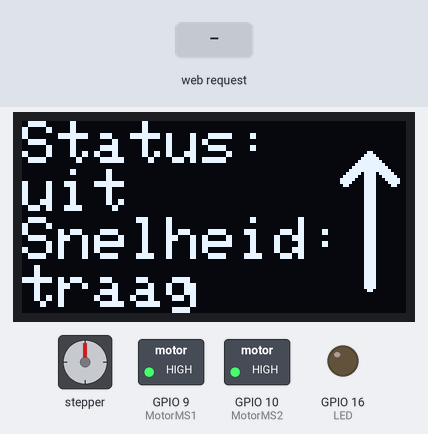
The sketch below on a simulated ESP8266 (NodeMCU). Parts: stepper motor, 128×64 one-colour display, switched loads named in the sketch (green lamp = pin HIGH), output pins drawn as LEDs (lit = HIGH). Wiring (inferred from the names in the program): stepper motor driver (200 steps per turn assumed): step GPIO 12; direction GPIO 14; enable GPIO 0. The test bench sets the inputs (shaded band). Pins used as bus, display or sensor lines are not drawn.

Above: at 1.2 s.
1.3 s: HTTP request GET /SpeedSnel received
At 1.7 s:
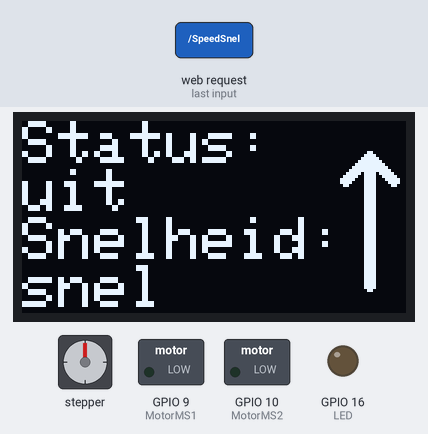
2.8 s: HTTP request GET /RichtingOmlaag received
At 3.2 s:
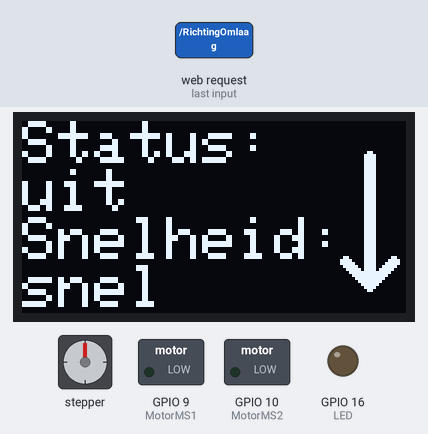
4.3 s: HTTP request GET /SpeedTraag received
At 5.5 s:
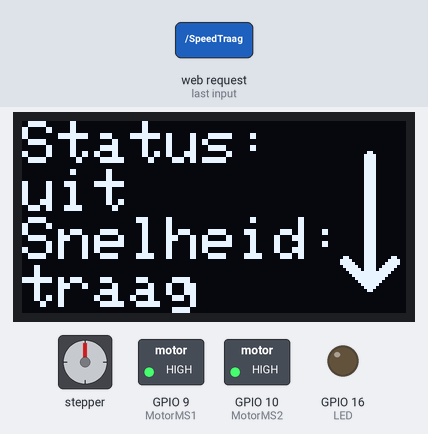
5.8 s: HTTP request GET /RichtingOmhoog received
At 6.7 s:
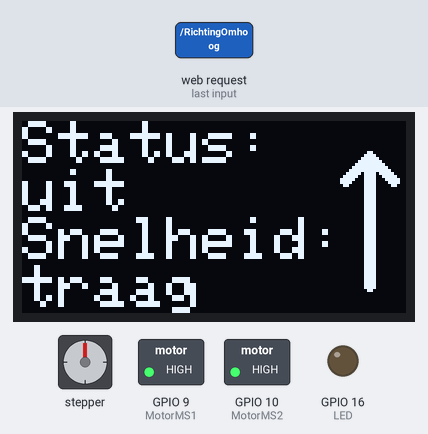
7.3 s: HTTP request GET /LedUit received
At 7.8 s:
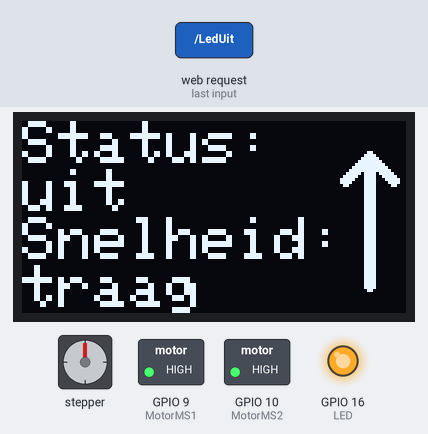
8.8 s: HTTP request GET /LedAan received
At 10.1 s:
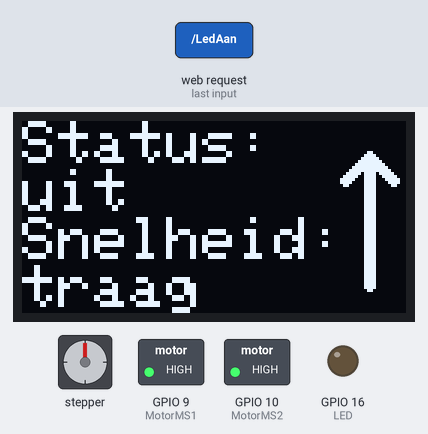
Timing chart, 0 to 11.3 s (numbered marks = the images above; inputs shaded):
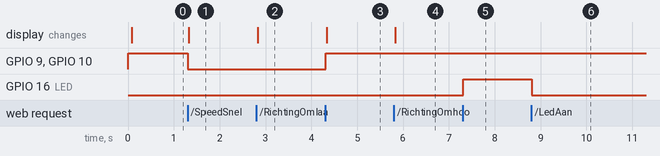

The sketch:

StarTracker-Final.ino
```cpp
// Hier worden alle nodige libraries toegevoegd.
#include <ESP8266WiFi.h>
#include <Adafruit_GFX.h>
#include <Adafruit_SSD1306.h>
#include <SPI.h>
#include <Wire.h>
#include <Fonts/FreeSans9pt7b.h>
#include <Fonts/FreeSans18pt7b.h>
#include <Fonts/FreeSans12pt7b.h>


/////LOCAL ACCESS POINT INSTELLINGEN/////
// De ESP8266 zal een WiFi netwerk / hotspot aanmaken waar andere apparaten mee kunnen verbinden. De variabele AP_NameChar is de naam van het netwerk / hotspot en WiFiPassword is het wachtwoord van het netwerk.
const char AP_NameChar[] = "StarTracker" ;
const char WiFiPassword[] = "StarTracker";
WiFiServer server(80);
/////LOCAL ACCESS POINT INSTELLINGEN/////


/////ARROW BITMAP/////
// Deze bitmap is een afbeelding die de Arduino kan lezen en omzetten in een foto op een LCD / OLED scherm. De eerste bitmap is de afbeelding van een pijl naar boven en de tweede een pijl naar beneden.
const unsigned char PROGMEM ArrowUp [] = {0x00, 0x00, 0x01, 0x80, 0x00, 0x00, 0x00, 0x00, 0x03, 0xC0, 0x00, 0x00, 0x00, 0x00, 0x07, 0xE0, 0x00, 0x00, 0x00, 0x00, 0x0F, 0xF0, 0x00, 0x00, 0x00, 0x00, 0x1F, 0xF8, 0x00, 0x00, 0x00, 0x00, 0x3F, 0xFC, 0x00, 0x00, 0x00, 0x00, 0x7F, 0xFE, 0x00, 0x00, 0x00, 0x00, 0xFB, 0xDF, 0x00, 0x00, 0x00, 0x01, 0xF3, 0xCF, 0x80, 0x00, 0x00, 0x03, 0xE3, 0xC7, 0xC0, 0x00, 0x00, 0x03, 0xC3, 0xC3, 0xC0, 0x00, 0x00, 0x01, 0x83, 0xC1, 0x80, 0x00, 0x00, 0x00, 0x03, 0xC0, 0x00, 0x00, 0x00, 0x00, 0x03, 0xC0, 0x00, 0x00, 0x00, 0x00, 0x03, 0xC0, 0x00, 0x00, 0x00, 0x00, 0x03, 0xC0, 0x00, 0x00, 0x00, 0x00, 0x03, 0xC0, 0x00, 0x00, 0x00, 0x00, 0x03, 0xC0, 0x00, 0x00, 0x00, 0x00, 0x03, 0xC0, 0x00, 0x00, 0x00, 0x00, 0x03, 0xC0, 0x00, 0x00, 0x00, 0x00, 0x03, 0xC0, 0x00, 0x00, 0x00, 0x00, 0x03, 0xC0, 0x00, 0x00, 0x00, 0x00, 0x03, 0xC0, 0x00, 0x00, 0x00, 0x00, 0x03, 0xC0, 0x00, 0x00, 0x00, 0x00, 0x03, 0xC0, 0x00, 0x00, 0x00, 0x00, 0x03, 0xC0, 0x00, 0x00, 0x00, 0x00, 0x03, 0xC0, 0x00, 0x00, 0x00, 0x00, 0x03, 0xC0, 0x00, 0x00, 0x00, 0x00, 0x03, 0xC0, 0x00, 0x00, 0x00, 0x00, 0x03, 0xC0, 0x00, 0x00, 0x00, 0x00, 0x03, 0xC0, 0x00, 0x00, 0x00, 0x00, 0x03, 0xC0, 0x00, 0x00, 0x00, 0x00, 0x03, 0xC0, 0x00, 0x00, 0x00, 0x00, 0x03, 0xC0, 0x00, 0x00, 0x00, 0x00, 0x03, 0xC0, 0x00, 0x00, 0x00, 0x00, 0x03, 0xC0, 0x00, 0x00, 0x00, 0x00, 0x03, 0xC0, 0x00, 0x00, 0x00, 0x00, 0x03, 0xC0, 0x00, 0x00, 0x00, 0x00, 0x03, 0xC0, 0x00, 0x00, 0x00, 0x00, 0x03, 0xC0, 0x00, 0x00, 0x00, 0x00, 0x03, 0xC0, 0x00, 0x00, 0x00, 0x00, 0x03, 0xC0, 0x00, 0x00, 0x00, 0x00, 0x03, 0xC0, 0x00, 0x00, 0x00, 0x00, 0x03, 0xC0, 0x00, 0x00, 0x00, 0x00, 0x03, 0xC0, 0x00, 0x00, 0x00, 0x00, 0x03, 0xC0, 0x00, 0x00, 0x00, 0x00, 0x01, 0x80, 0x00, 0x00};
const unsigned char PROGMEM ArrowDown [] = {0x00, 0x00, 0x01, 0x80, 0x00, 0x00, 0x00, 0x00, 0x03, 0xC0, 0x00, 0x00, 0x00, 0x00, 0x03, 0xC0, 0x00, 0x00, 0x00, 0x00, 0x03, 0xC0, 0x00, 0x00, 0x00, 0x00, 0x03, 0xC0, 0x00, 0x00, 0x00, 0x00, 0x03, 0xC0, 0x00, 0x00, 0x00, 0x00, 0x03, 0xC0, 0x00, 0x00, 0x00, 0x00, 0x03, 0xC0, 0x00, 0x00, 0x00, 0x00, 0x03, 0xC0, 0x00, 0x00, 0x00, 0x00, 0x03, 0xC0, 0x00, 0x00, 0x00, 0x00, 0x03, 0xC0, 0x00, 0x00, 0x00, 0x00, 0x03, 0xC0, 0x00, 0x00, 0x00, 0x00, 0x03, 0xC0, 0x00, 0x00, 0x00, 0x00, 0x03, 0xC0, 0x00, 0x00, 0x00, 0x00, 0x03, 0xC0, 0x00, 0x00, 0x00, 0x00, 0x03, 0xC0, 0x00, 0x00, 0x00, 0x00, 0x03, 0xC0, 0x00, 0x00, 0x00, 0x00, 0x03, 0xC0, 0x00, 0x00, 0x00, 0x00, 0x03, 0xC0, 0x00, 0x00, 0x00, 0x00, 0x03, 0xC0, 0x00, 0x00, 0x00, 0x00, 0x03, 0xC0, 0x00, 0x00, 0x00, 0x00, 0x03, 0xC0, 0x00, 0x00, 0x00, 0x00, 0x03, 0xC0, 0x00, 0x00, 0x00, 0x00, 0x03, 0xC0, 0x00, 0x00, 0x00, 0x00, 0x03, 0xC0, 0x00, 0x00, 0x00, 0x00, 0x03, 0xC0, 0x00, 0x00, 0x00, 0x00, 0x03, 0xC0, 0x00, 0x00, 0x00, 0x00, 0x03, 0xC0, 0x00, 0x00, 0x00, 0x00, 0x03, 0xC0, 0x00, 0x00, 0x00, 0x00, 0x03, 0xC0, 0x00, 0x00, 0x00, 0x00, 0x03, 0xC0, 0x00, 0x00, 0x00, 0x00, 0x03, 0xC0, 0x00, 0x00, 0x00, 0x00, 0x03, 0xC0, 0x00, 0x00, 0x00, 0x00, 0x03, 0xC0, 0x00, 0x00, 0x00, 0x00, 0x03, 0xC0, 0x00, 0x00, 0x00, 0x01, 0x83, 0xC1, 0x80, 0x00, 0x00, 0x03, 0xC3, 0xC3, 0xC0, 0x00, 0x00, 0x03, 0xE3, 0xC7, 0xC0, 0x00, 0x00, 0x01, 0xF3, 0xCF, 0x80, 0x00, 0x00, 0x00, 0xFB, 0xDF, 0x00, 0x00, 0x00, 0x00, 0x7F, 0xFE, 0x00, 0x00, 0x00, 0x00, 0x3F, 0xFC, 0x00, 0x00, 0x00, 0x00, 0x1F, 0xF8, 0x00, 0x00, 0x00, 0x00, 0x0F, 0xF0, 0x00, 0x00, 0x00, 0x00, 0x07, 0xE0, 0x00, 0x00, 0x00, 0x00, 0x03, 0xC0, 0x00, 0x00, 0x00, 0x00, 0x01, 0x80, 0x00, 0x00};
/////ARROW BITMAP/////


/////OLED INSTELLINGEN/////
// Hier wordt er in variabelen aangegeven wat de eigenschappen zijn van het OLED scherm: de breedte en hoogte (in pixels).
#define SCREEN_WIDTH 128 //breedte OLED scherm (in pixels)
#define SCREEN_HEIGHT 64 //hoogte OLED scherm (in pixels)
#define OLED_RESET LED_BUILTIN
// Dit commando configureert dan het display aan de hand van de vorige variabelen.
Adafruit_SSD1306 display(SCREEN_WIDTH, SCREEN_HEIGHT, &Wire, OLED_RESET);
/////OLED INSTELLINGEN/////


/////HTML STRINGS/////
// Dit is wat HTML code die nodig is om de app te doen werken. De string "header" is het begin van HTML code waar er tekst in gestoken kan worden maar in mijn geval is deze leeg. De header wordt gebruikt om een antwoord naar de app te sturen. Als de app een request aanvraagt zal de string header teruggestuurd worden naar de app waardoor de app weet dat het request succesvol ontvangen is. De string "request" is momenteel leeg maar hier wordt er later nog data in gestoken.
String header = "HTTP/1.1 200 OK\r\nContent-Type: text/html\r\n\r\n";
String request = "";
/////HTML STRINGS/////


/////BUILTINLED AANSLUITINGEN + VARIABELEN/////
// De eerste variabele geeft aan op welke poort de ingebouwde LED is aangesloten. De twee andere variabelen zijn onnodig maar maakten het programmeren wat gemakkelijker. Normaal gaat een LED aan als de poort waarop hij aangesloten is op HIGH staan maar bij de ESP8266 werkt dit omgekeerd, als hij op HIGH staat is de LED uit en op LOW staan hij aan. Daarom zijn variabelen gemaakt die "omgekeerd" werken, als ik de led aan wil zetten gebruik ik de variabele BuiltinLedHIGH die al waarde 0 (LOW) heeft waardoor de led dan aan gaat.
static const uint8_t LED = 16;
int BuiltinLedHIGH = 0;
int BuiltinLedLOW = 1;
/////BUILTINLED AANSLUITINGEN + VARIABELEN/////


/////VARIABELEN/////
// Dit zijn weer wat variabelen die de huidige status (snelheid en status) van de motor bevatten. Dit wordt dan op het OLED scherm weergegeven.
String MotorSnelheid = "traag";
String MotorStatus = "uit";
int Arrow = 0;
/////VARIABELEN/////


/////MOTOR AANSLUITINGEN/////
// Hier wordt aangegeven op welke poorten wat is aangesloten. Bv: de MotorDir (motor direction) van de EasyDriver is aangesloten op poort 14 van de ESP8266.
int MotorStep = 12;
int MotorDir = 14;
int MotorEnablePin = 0;
int MotorMS1 = 9;
int MotorMS2 = 10;
/////MOTOR AANSLUITINGEN/////


void setup() {

  // De serial.begin geeft aan op welke baud de monitor moet starten. De seriele monitor was enkel nodig voor testen en heeft nu geen functie meer.
  Serial.begin(115200);

  /////BUILTINLED INSTELLINGEN/////
  // Hier wordt aangegeven dat de LED "poort" output moet zijn (stroom afgeven) en wordt de LED uit gezet.
  pinMode(LED, OUTPUT);
  digitalWrite(LED, BuiltinLedHIGH);
  /////BUILTINLED INSTELLINGEN/////


  /////MOTOR INSTELLINGEN/////
  // Hier wordt hetzelfde als hierboven gedaan (input/output en high/low) maar dan voor de aansluitingen van de EasyDriver
  pinMode(MotorDir, OUTPUT);  //MotorDir output
  digitalWrite(MotorDir, LOW);  //MotorDir LOW
  pinMode(MotorStep, OUTPUT);  //MotorStep output
  digitalWrite(MotorStep, LOW);  //MotorStep LOW

  pinMode(MotorEnablePin, OUTPUT);  //MotorEnablePin output
  digitalWrite(MotorEnablePin, HIGH);

  // Als de MotorMS1 en MS2 pin van de EasyDriver op HIGH staan zal microstappen ingeschakeld worden. Hierover wordt er meer uitleg gegeven worden in 2.3.4
  pinMode(MotorMS1, OUTPUT);  //MotorMS1 output
  digitalWrite(MotorMS1, HIGH);  //MotorMS1 LOW
  pinMode(MotorMS2, OUTPUT);  //MotorMS2 output
  digitalWrite(MotorMS2, HIGH);  //MotorMS2 LOW
  /////MOTOR INSTELLINGEN/////


  /////OLED INSTELLINGEN/////
  // Hier wordt het OLED scherm voor het eerst aan gezet en worden de standaard gegevens weergegeven.
  display.begin(SSD1306_SWITCHCAPVCC, 0x3C);
  // Eerste wordt het scherm leeg gemaakt.
  display.clearDisplay();
  display.display();
  // De tekstgrootte wordt op 2 gezet.
  display.setTextSize(2);
  // Het tekstkleur is wit
  display.setTextColor(WHITE);
  // De eerste bitmap wordt getekend (pijl naar boven)
  display.drawBitmap(92, 10, ArrowUp, 48, 47, 1);
  // De cursur wordt op de coördinaten 0,0 gezet wat de bovenhoek links is.
  display.setCursor(0, 0);
  // De tekst "Status: " wordt geprint op het scherm.
  display.println("Status: ");
  // Achter de tekst "Status: " wordt de waarde van de variabele MotorStatus geprint (wat ofwel aan of uit is).
  display.println(MotorStatus);
  // Hier wordt hetzelfde gedaan als status maar dan voor de snelheid van de motor.
  display.println("Snelheid: ");
  display.println(MotorSnelheid);
  // Als laatste wordt dit allemaal toegepast en geprint.
  display.display();
  /////OLED INSTELLINGEN/////


  /////START LOCAL ACCESS POINT + SERVER/////
  // De WiFi hotstpot wordt aangemaakt met naam AP_NameChar en wachtwoord WiFiPassword
  boolean conn = WiFi.softAP(AP_NameChar, WiFiPassword);
  server.begin();
  /////START LOCAL ACCESS POINT + SERVER/////
}


void loop() {


  /////START MOTOR VOID/////
  // Hier wordt de VoidMotor gestart die vanonder in het programma staat.
  Motor();
  /////START MOTOR VOID/////


  /////WIFI CLIENT/////
  // Hier wordt er gecontroleerd of er een gebruiker met de WiFi hotspot verbonden is. Als dit het geval is wordt het programma verder uitgevoerd. Zolang er geen gebruiker is zal het programma hier stoppen.
  WiFiClient client = server.available();
  if (!client)  {
    return;
  }
  /////WIFI CLIENT/////


  /////SERVER REQUESTS/////
  // Hier wordt de request van de app / gebruiker gelezen en opgeslagen. Als er in de app op een knop gedrukt wordt, wordt er in de achtergrond een webpagina geopend. De "link" van de webpagina is het IP adres van de ESP8266 met daarna het request. Deze link is bv. http://192.168.4.1/SpeedSnel. Het IP adres is 192.168.4.1 en het request is "SpeedSnel". De request "SpeedSnel" wordt dan opgeslagen in de string "request" (die hierboven nog leeg was).
  request = client.readStringUntil('\r');

  // Hier wordt gekeken wat de request is en wordt er dan een aantal commando's uitgevoerd voor het gevraagde request. In het eerste geval wordt er gekeken of de request gelijk is aan "StarTrackerMainAan" (de index hiervan zal dan groter zijn dan 0). Als dit het geval is wordt de MotorEnablePin op LOW gezet waardoor de EasyDriver geactiveerd wordt. Ook krijgt de string MotorStatus de waarde "aan" die dan later op het scherm geschreven wordt.
  if       ( request.indexOf("StarTrackerMainAan") > 0 )  {
    digitalWrite(MotorEnablePin, LOW);
    MotorStatus = "aan";
  }
  else if  ( request.indexOf("StarTrackerMainUit") > 0 ) {
    digitalWrite(MotorEnablePin, HIGH);
    MotorStatus = "uit";
  }
  // Hier is het principe hetzelfde maar worden de MotorMS1 en MS1 pin op LOW (eerste geval) of op HIGH (tweede geval) gezet. LOW betekend dat microstappen wordt uitgeschakeld en de motor dus op volledige stappen zal draaien. HIGH betekend dat de microstappen worden ingeschakeld en een volledige stap 1/8 wordt. De motor zal dan dus 8 keer trager draaien. Meer hierover in 2.3.4.
  else if  ( request.indexOf("SpeedSnel") > 0 ) {
    digitalWrite(MotorMS2, LOW);
    digitalWrite(MotorMS1, LOW);
    MotorSnelheid = "snel";
  }
  else if  ( request.indexOf("SpeedTraag") > 0 ) {
    digitalWrite(MotorMS2, HIGH);
    digitalWrite(MotorMS1, HIGH);
    MotorSnelheid = "traag";
  }
  // Ook hier is het principe hetzelfde maar wordt de richting van de motor aangepast. Als MotorDir LOW is zal deze in wijzerzin draaien. HIGH is tegenwijzerzin. De variabele Arrow wordt ook aangepast zodat de juiste pijl (die de richting aangeeft) op het scherm kan weergegeven worden.
  else if  ( request.indexOf("RichtingOmhoog") > 0 ) {
    digitalWrite(MotorDir, LOW);
    Arrow = 0;
  }
  else if  ( request.indexOf("RichtingOmlaag") > 0 ) {
    digitalWrite(MotorDir, HIGH);
    Arrow = 1;
  }
  else if  ( request.indexOf("LedAan") > 0 ) {
    digitalWrite(LED, BuiltinLedHIGH);
  }
  else if  ( request.indexOf("LedUit") > 0 ) {
    digitalWrite(LED, BuiltinLedLOW);
  }
  /////SERVER REQUESTS/////


  /////OLED SCREEN STATUS + MOTOR SNELHEID/////
  // Hier wordt de huidige status op het scherm gezet eenmaal er iets veranderd is (zoals status, snelheid of richting). Net zoals de eerste keer toen het scherm aangepast wordt, wordt deze eerst leeg gemaakt, de tekstgrootte op 2 gezet en de kleur op wit. Daarna wordt weer de huidige status, snelheid en pijl op het scherm weergegeven.
  display.clearDisplay();
  display.setTextSize(2);
  display.setTextColor(WHITE);
  display.setCursor(0, 0);
  display.println("Status: ");
  display.println(MotorStatus);
  display.println("Snelheid: ");
  display.println(MotorSnelheid);
  if (Arrow == 0) {
    display.drawBitmap(92, 10, ArrowUp, 48, 47, 1);
  }
  if (Arrow == 1) {
    display.drawBitmap(92, 10, ArrowDown, 48, 47, 1);
  }
  display.display();
  /////OLED SCREEN STATUS + MOTOR SNELHEID/////


  /////HTML RESPONSE/////
  // De verbinding met de client zal verbroken worden wanneer er een antwoord komt. Daarna wordt de header naar de gebruiker gestuurd zodat de app weet dat de ESP8266 de request ontvangen heeft en heeft uitgevoerd.
  client.flush();
  client.print( header );
  delay(5);
  /////HTML RESPONSE/////
}


/////MOTOR AANDRIJVING/////
void Motor()
// Dit is de void Motor. Deze aparte void is nodig zodat deze continu blijft herhalen. In de void hierboven wordt de herhaling van het programma gepauzeerd omdat er gewacht wordt op een commando van de app. Zolang er geen request van de app komt zal de loop hierboven op pauze staan. Zoals in 2.2.1 beschreven staat, moet een stappenmotor continu snel "aan en uit" gezet worden. Als deze herhaling van aan en uit onderbroken wordt, draait de motor niet meer. Daarom staat de motor aandrijving dus in een aparte loop / void.
{
  digitalWrite (12, HIGH);
  delayMicroseconds(4725); //1242 = 15tr/min
  digitalWrite (12, LOW);
  delayMicroseconds(4725);
}
/////MOTOR AANDRIJVING/////
```

Measured:
- after the input at 1.3 s, GPIO 9 (MotorMS1), GPIO 10 (MotorMS2): HIGH → LOW at once; the display: changes at once (image 1)
- after the input at 2.8 s, the display: changes at once (image 2)
- after the input at 4.3 s, GPIO 9 (MotorMS1), GPIO 10 (MotorMS2): LOW → HIGH at once; the display: changes at once (image 3)
- after the input at 5.8 s, the display: changes at once (image 4)
- after the input at 7.3 s, GPIO 16 (LED): LOW → HIGH at once
- after the input at 8.8 s, GPIO 16 (LED): HIGH → LOW at once
